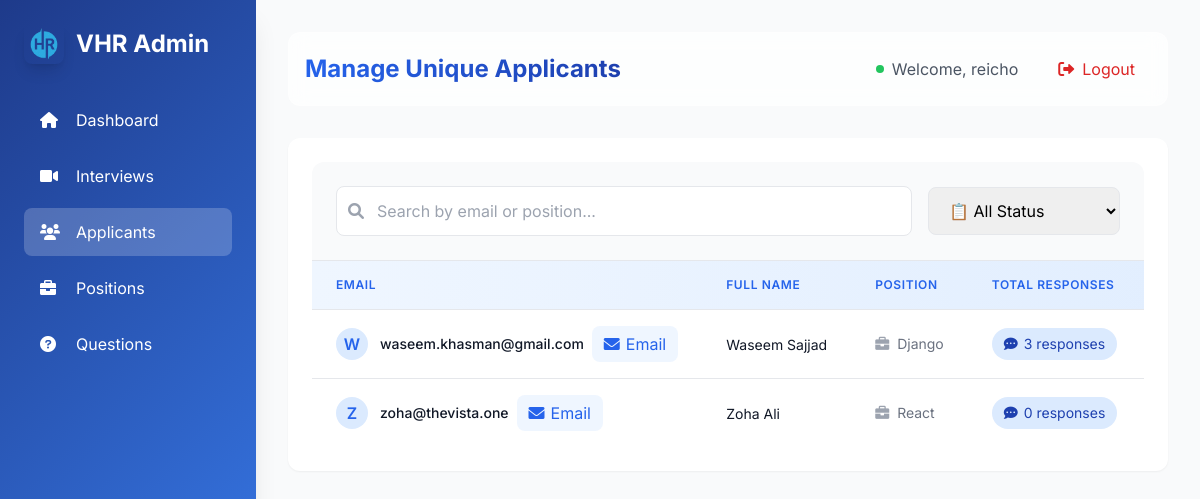
The app's page /unique_applicants/ (signed in), older data.
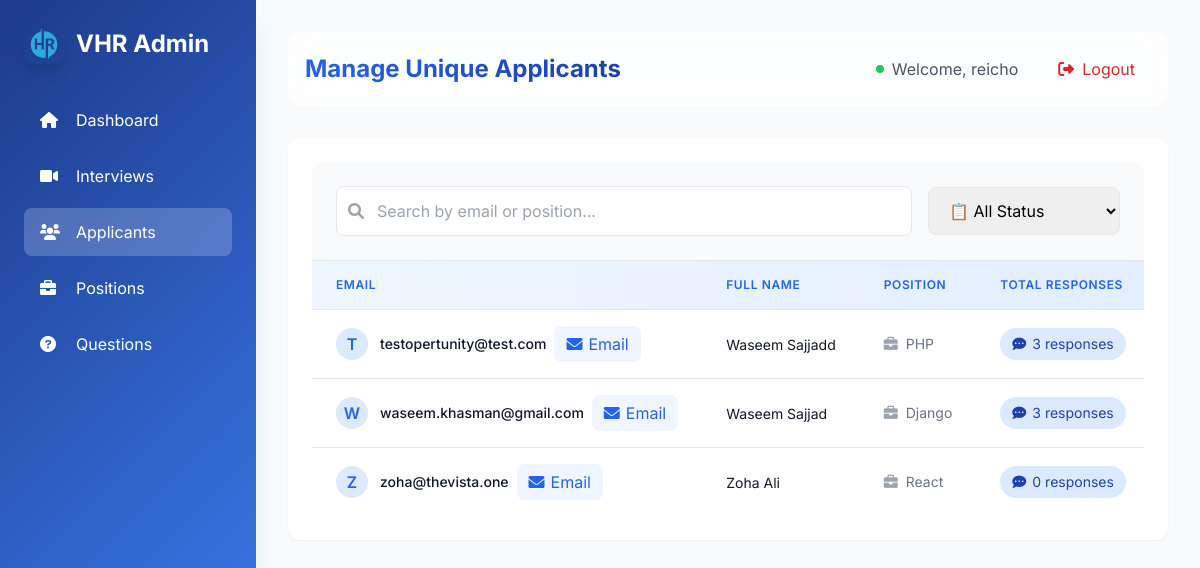
The same page, newer data.
### interviews/models.py (models this page shows, shortened)
class Applicant(models.Model):
    STATUS_CHOICES = [
        ('Pending', 'Pending'),
        ('Selected', 'Selected'),
        ('Rejected', 'Rejected'),
    ]
    user = models.ForeignKey(User, on_delete=models.CASCADE, related_name="applicants", null=True, blank=True)
    fullname = models.CharField(max_length=255)
    email = models.EmailField()
    position = models.ForeignKey(Position, on_delete=models.CASCADE, related_name="applicants")
    status = models.CharField(max_length=10, choices=STATUS_CHOICES, default='Pending')
    resume = models.FileField(upload_to='resumes/', null=True, blank=True)
    created_at = models.DateTimeField(auto_now_add=True)
    class Meta:
        unique_together = ('email', 'position')

### interviews/views.py (the view)
# urls.py: path('unique_applicants/', manage_unique_applicants, name='manage_unique_applicants'),
@login_required
def manage_unique_applicants(request):
    unique_applicants = Applicant.objects.values(
        'id',
        'email',
        'position',
        'position__name',
        'fullname',
        'status'
    ).annotate(
        responses_count=Count('responses')
    ).order_by('email')
    return render(request, 'admin/manage_unique_applicants.html', {
        'unique_applicants': unique_applicants
    })

### interviews/templates/admin/manage_unique_applicants.html (shortened to what the changed rows need)
{% extends "admin/base_admin.html" %}
{% load response_filters %}
{% block admin_content %}
<div class="gradient-border" data-aos="fade-up">
    <div class="gradient-border-content">
        <div class="overflow-x-auto">
            <table class="min-w-full divide-y divide-gray-200">
                <thead class="bg-gradient-to-r from-blue-50 to-blue-100">
                    <tr>
                        <th class="px-6 py-4 text-left text-xs font-semibold text-blue-600 uppercase tracking-wider">Email</th>
                        <th class="px-6 py-4 text-left text-xs font-semibold text-blue-600 uppercase tracking-wider">Full Name</th>
                        <th class="px-6 py-4 text-left text-xs font-semibold text-blue-600 uppercase tracking-wider">Position</th>
                        <th class="px-6 py-4 text-left text-xs font-semibold text-blue-600 uppercase tracking-wider">Total Responses</th>
                        <th class="px-6 py-4 text-left text-xs font-semibold text-blue-600 uppercase tracking-wider">Status</th>
                    </tr>
                </thead>
                <tbody class="bg-white divide-y divide-gray-200">
                    {% for applicant in unique_applicants %}
                    <tr class="table-row-animate" data-aos="fade-left" data-aos-delay="{{ forloop.counter|multiply:100 }}">
                        <td class="px-6 py-4 whitespace-nowrap">
                            <div class="flex items-center">
                                <div class="w-8 h-8 bg-blue-100 rounded-full flex items-center justify-center mr-3">
                                    <span class="text-blue-600 font-semibold">{{ applicant.email|first|upper }}</span>
                                </div>
                                <span class="text-sm font-medium text-gray-900">{{ applicant.email }}</span>
                                <button onclick="sendEmail('{{ applicant.email }}', '{{ applicant.status }}')"
                                        class="action-button inline-flex items-center px-3 py-1.5 bg-blue-50 text-blue-600 rounded-lg hover:bg-blue-100 ml-2">
                                    <i class="fas fa-envelope mr-1.5"></i> Email
                                </button>
                            </div>
                        </td>
                        <td class="px-6 py-4 whitespace-nowrap">
                            <span class="text-sm text-gray-900">{{ applicant.fullname }}</span>
                        </td>
                        <td class="px-6 py-4 whitespace-nowrap">
                            <div class="flex items-center text-sm text-gray-500">
                                <i class="fas fa-briefcase mr-2 text-gray-400"></i>
                                {{ applicant.position__name }}
                            </div>
                        </td>
                        <td class="px-6 py-4 whitespace-nowrap">
                            <span class="status-badge px-3 py-1.5 text-sm bg-blue-100 text-blue-800 rounded-full inline-flex items-center">
                                <i class="fas fa-comment-dots mr-1.5"></i>
                                {{ applicant.responses_count }} responses
                            </span>
                        </td>
                        <td class="px-6 py-4 whitespace-nowrap">
                        </td>
                    </tr>
                    {% endfor %}
                </tbody>
            </table>
        </div>
    </div>
</div>
{% endblock %}

Row changes from the older to the newer data that the page shows:
added Applicant: email|first "T", email "testopertunity@test.com", fullname "Waseem Sajjadd", position__name "PHP", responses_count "3"
